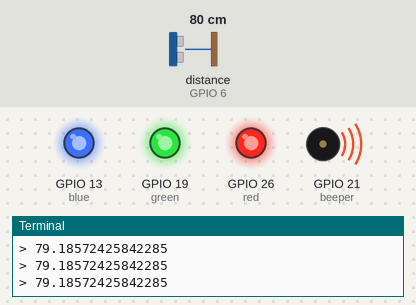
The program below on a simulated Raspberry Pi (BCM pin numbers). Shown: output pins drawn as LEDs (lit = HIGH), buzzer (waves = sounding, pin HIGH), the last lines printed to the terminal. The inputs (shaded band) are chosen by the test bench; at power-on: distance to the obstacle (sensor on GPIO 6) 80 cm. The echo pulse lasts 58.3 µs per cm; the clock reads 2024-03-15 10:24:30 at power-on unless the program sets it; pins used as bus, display or sensor lines are not drawn.

Above: at 2.2 s.
2.3 s: distance to the obstacle (sensor on GPIO 6) set to 90 cm
4.0 s: distance to the obstacle (sensor on GPIO 6) set to 96 cm
At 5.5 s:
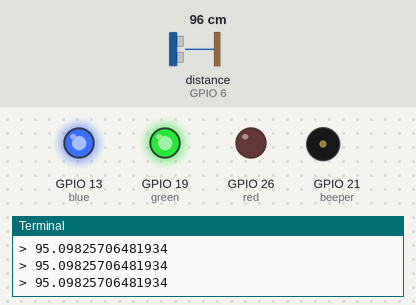
5.8 s: distance to the obstacle (sensor on GPIO 6) set to 2 cm
At 6.3 s:
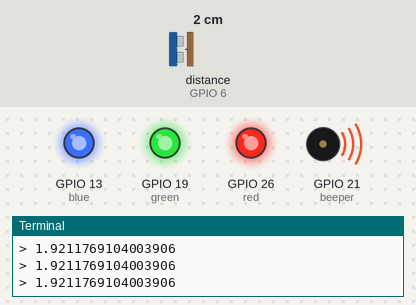
7.4 s: distance to the obstacle (sensor on GPIO 6) set to 120 cm
At 9.2 s:
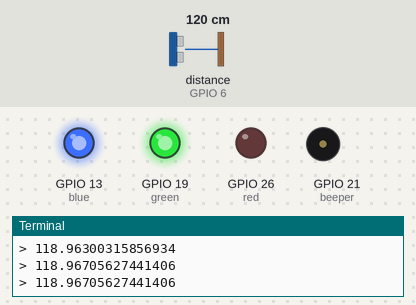
Timing chart, 0 to 10.3 s (numbered marks = the images above; inputs shaded):
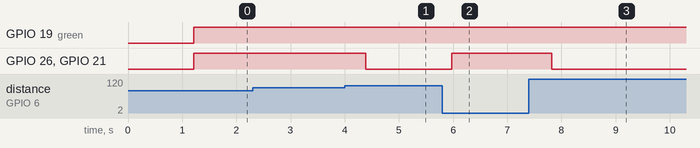

The program:

UltrasonicLed.py
```python
import RPi.GPIO as io
import time
import Ultrasonic

def getAverageDistance( count, sleepMs ):

	total = 0

	for i in range(count):
		dist = Ultrasonic.getDistance()
		total += dist
		print(">",dist)
		if ( i < count-1 ):
			time.sleep(sleepMs)
	return total / count


if (__name__ == "__main__" ):
	import argparse

	parser = argparse.ArgumentParser(formatter_class=argparse.ArgumentDefaultsHelpFormatter)
	parser.add_argument("--closeLimit", type=float, default=3, help="close limit in feet ")
	parser.add_argument("--farLimit", type=float, default=6, help="far limit in feet")
	args = parser.parse_args()


	io.setwarnings(False)
	io.setmode(io.BCM)

	trigger = 5
	echo = 6
	red = 26
	green = 19
	blue = 13
	beeper = 21

	Ultrasonic.initialize(trigger, echo )
	io.setup( beeper, io.OUT )
	io.setup( red, io.OUT )
	io.setup( green, io.OUT )
	io.setup( blue, io.OUT )

	_averageCount = 3    # how many distance reading to average
	_sleepSec = .100


	################ MAIN
	io.output( trigger, io.LOW )
	time.sleep(.5) # let it settle

	try:

		beeperOn = False

		io.output( blue, io.HIGH )

		while True:

			distanceFt = getAverageDistance(_averageCount, _sleepSec) / (2.54*12)

			if (distanceFt > args.farLimit):
				# too far, turn all off
				io.output(green, io.LOW)
				io.output(red, io.LOW)
				if ( beeperOn ):
					io.output(beeper, io.LOW)
					beeperOn = False
			elif (distanceFt < args.closeLimit):
				# getting too close!
				io.output(beeper, io.HIGH)
				beeperOn = True
				io.output(green, io.HIGH)
				io.output(red, io.HIGH)
			else:
				# getting close
				io.output(green, io.HIGH)
				io.output(red, io.LOW)
				if ( beeperOn ):
					io.output(beeper, io.LOW)
					beeperOn = False

			time.sleep(.1)

	except KeyboardInterrupt:
		pass

	io.cleanup()
```

Ultrasonic.py
```python
import RPi.GPIO as io
import time
import math

trigger = 5
echo = 6

def initialize( triggerGpio, echoGpio ):
	"""
	Initialize the Ultrasonic sensor, passing in
	the trigger and echo pins
	"""
	global trigger
	global echo
	trigger = triggerGpio
	echo = echoGpio

	io.setup( trigger, io.OUT )
	io.setup( echo, io.IN )

	io.output( trigger, io.LOW )
	time.sleep(.5) # let it settle


# get the distance, pulsing the sensor
# <returns>the distance or -1 if timed out waiting for response</returns>
def getDistance(quiet = True):

	distance = 3000
	while distance >= 3000: # get occasionally 3000+ reading, toss it
		# Send 10us pulse to trigger
		io.output(trigger, io.HIGH)
		time.sleep(.00001)
		io.output(trigger,io.LOW)

		# now wait for echo pulse, checking for timeouts so it doesn't get stuck
		stop = 0
		tempStop = 0

		tempStart = start = time.time()

		while (io.input(echo) == io.LOW):
			tempStop = start = time.time()
			if (tempStop - tempStart > .500):
				if (not quiet):
					print ("Timed out in first wait")
				return -1

		tempStart = time.time()
		while (io.input(echo) == io.HIGH):
			stop = tempStop = time.time()
			if (tempStop - tempStart > .500):
				if (not quiet):
					print("Timed out in second wait")
				return -1

		# Calculate pulse length
		elapsed = (stop - float(start))

		# Distance pulse travelled in that time is time
		# multiplied by the speed of sound (cm/s) cut
		# in half since time is round trip
		distance = elapsed * (34000 / 2)

		if ( distance > 3000 and not quiet ):
			print( "Outlier", distance, elapsed )

	return distance

################ MAIN
if __name__ == "__main__":

	import argparse

	parser = argparse.ArgumentParser(formatter_class=argparse.ArgumentDefaultsHelpFormatter)
	parser.add_argument("--delay", type=float, default=.5, help="Delay between freq changes in seconds (float)")
	parser.add_argument("--delta", type=float, default=0, help="If not zero, prints if delta greater than this")
	args = parser.parse_args()


	io.setwarnings(False)
	io.setmode(io.BCM)

	initialize( trigger, echo )

	try:

		prev = getDistance(False)
		while True:
			dist = getDistance(False)
			if ( args.delta > 0 ):
				if ( abs(dist-prev) > args.delta ):
					print("|%0.2f - %0.2f| = %0.2f > %0.2f" % (dist, prev, abs(dist-prev), args.delta ))
			else:
				print ("%0.2f" % dist)
			prev = dist
			time.sleep(args.delay)

	except KeyboardInterrupt:
		pass

	io.cleanup()
```

Measured:
- the behaviour switches between 92 and 93 cm on distance to the obstacle (sensor on GPIO 6) (found by bisection; images 0 and 1)
- after the input at 4.0 s, GPIO 26 (red), GPIO 21 (beeper): HIGH → LOW after 0.39 s
- after the input at 5.8 s, GPIO 26 (red), GPIO 21 (beeper): LOW → HIGH after 0.18 s
- after the input at 7.4 s, GPIO 26 (red), GPIO 21 (beeper): HIGH → LOW after 0.42 s
